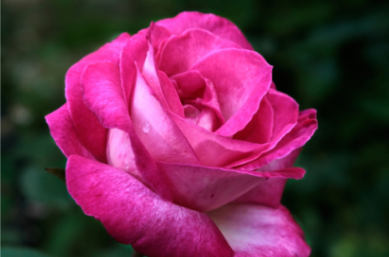
#> input picture rose.png, 389 x 257 px
$ python i.py
#> lines starting #> are read from the running program, lines starting #| are printed output that depends on the picture
from PIL import Image
import cv2
import numpy as np
import matplotlib.pyplot as plt

# Load image
img_path = "rose.png"
img = cv2.imread(img_path)
#> img is the input picture: shape (257, 389, 3); mean B, G, R 75.8, 43.9, 106.3
img_rgb = cv2.cvtColor(img, cv2.COLOR_BGR2RGB)

# 1. Resize to 50%
h, w = img.shape[:2]
#> h = 257; w = 389
resized = cv2.resize(img, (w//2, h//2))
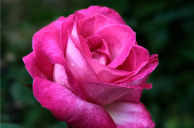
#> resized: shape (128, 194, 3); mean B, G, R 75.7, 43.8, 106.1

# 2. Rotate 30 degrees clockwise
center = (resized.shape[1]//2, resized.shape[0]//2)
#> center = (97, 64)
M = cv2.getRotationMatrix2D(center, -30, 1.0)
rotated = cv2.warpAffine(resized, M, (resized.shape[1], resized.shape[0]))
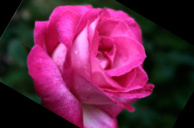
#> rotated: shape (128, 194, 3); mean B, G, R 69, 35.6, 98.9

# 3. Morphological transformation (Dilation example)
kernel = np.ones((5,5), np.uint8)
morph = cv2.dilate(rotated, kernel, iterations=1)
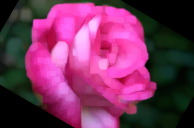
#> morph: shape (128, 194, 3); mean B, G, R 91.3, 50.4, 116.9

# Convert for plotting
resized_rgb = cv2.cvtColor(resized, cv2.COLOR_BGR2RGB)
rotated_rgb = cv2.cvtColor(rotated, cv2.COLOR_BGR2RGB)
morph_rgb = cv2.cvtColor(morph, cv2.COLOR_BGR2RGB)

# [15 lines of commented-out code are left out]

plt.figure()
plt.imshow(morph_rgb)
plt.title("Morphological (Dilation)")
plt.axis('off')

plt.show()

$ run again, with apples.jpg saved as rose.png
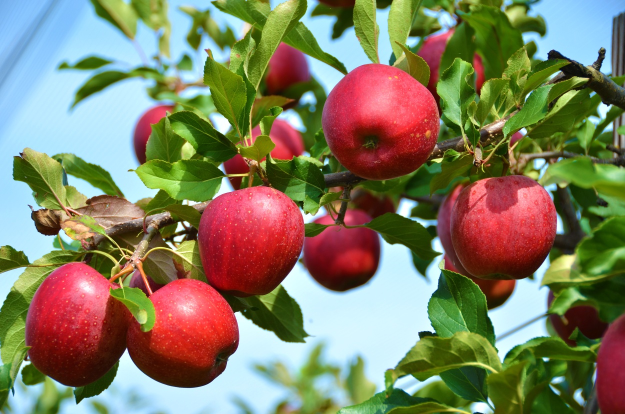
#> input picture apples.jpg, 1250 x 828 px (shown at 1/2 size)
#> img is the input picture: shape (828, 1250, 3); mean B, G, R 98.5, 125.8, 129.6
#> `rotated = cv2.warpAffine(resized, M, (resized.shape[1], resized.shape[..`:
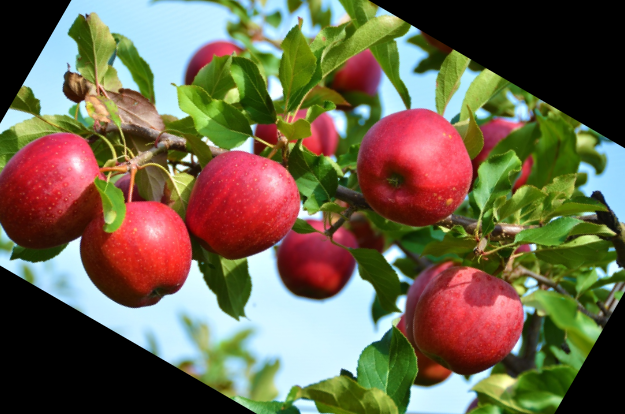
#> rotated: shape (414, 625, 3); mean B, G, R 75.7, 100, 109.6
#> `morph = cv2.dilate(rotated, kernel, iterations=1)`:
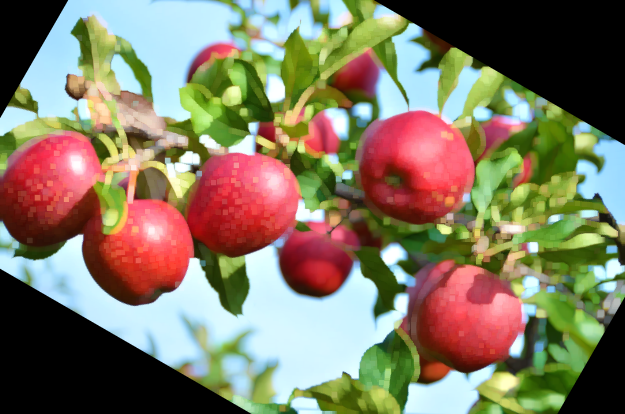
#> morph: shape (414, 625, 3); mean B, G, R 99.8, 122.1, 130.1
